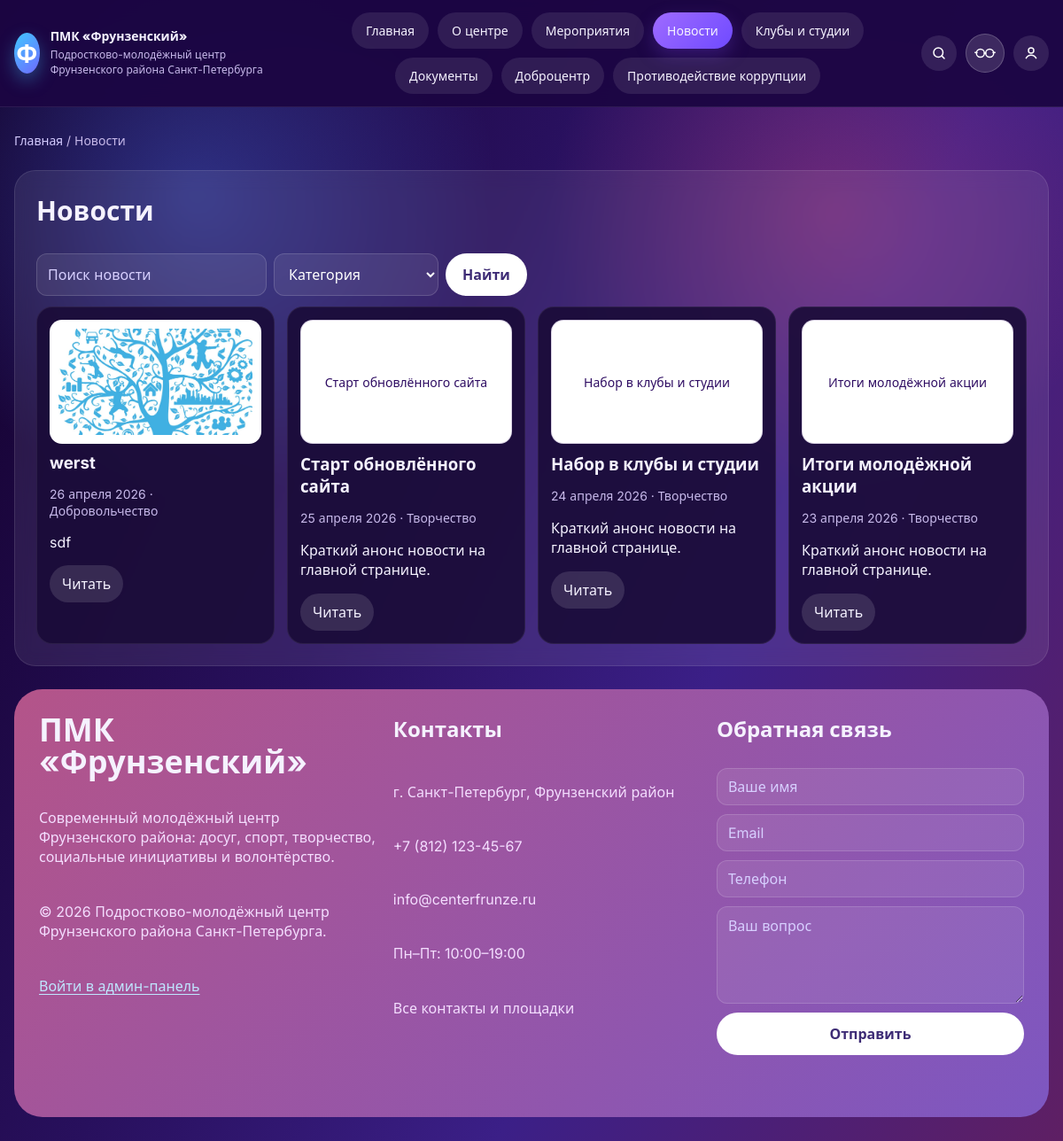
Page /news/ on the committed database.
### apps/news/models.py (models this page shows, shortened)
class News(TimeStampedModel):
    title = models.CharField("Заголовок", max_length=255)
    slug = models.SlugField("URL-адрес", max_length=255, unique=True, blank=True, allow_unicode=True)
    short_description = models.TextField("Анонс", max_length=500, blank=True)
    content = models.TextField("Текст новости")
    preview_image = models.ImageField("Превью", upload_to="news/previews/%Y/%m/", blank=True, null=True)
    direction = models.ForeignKey(
        "core.Direction",
        verbose_name="Направление",
        on_delete=models.SET_NULL,
        null=True,
        blank=True,
        related_name="news",
    )
    author = models.ForeignKey(
        settings.AUTH_USER_MODEL,
        verbose_name="Автор",
        on_delete=models.SET_NULL,
        null=True,
        blank=True,
        related_name="news_items",
    )
    status = models.CharField("Статус", max_length=20, choices=PublishStatus.choices, default=PublishStatus.DRAFT)
    is_main = models.BooleanField("Показывать на главной", default=False)
    published_at = models.DateTimeField("Дата публикации", null=True, blank=True)
    class Meta:
        ordering = ["-published_at", "-created_at"]
        verbose_name = "Новость"
        verbose_name_plural = "Новости"
        indexes = [
            models.Index(fields=["status", "published_at"]),
            models.Index(fields=["is_main"]),
        ]
    def get_absolute_url(self):
        return reverse("pages:news_detail", kwargs={"slug": self.slug})

### apps/core/models.py (models this page shows, shortened)
class TimeStampedModel(models.Model):
    created_at = models.DateTimeField("Дата создания", auto_now_add=True)
    updated_at = models.DateTimeField("Дата обновления", auto_now=True)
    class Meta:
        abstract = True

class Direction(TimeStampedModel):
    title = models.CharField("Название", max_length=255, unique=True)
    slug = models.SlugField("URL-адрес", max_length=255, unique=True, blank=True, allow_unicode=True)
    description = models.TextField("Описание", blank=True)
    is_active = models.BooleanField("Активно", default=True)
    class Meta:
        ordering = ["title"]
        verbose_name = "Направление"
        verbose_name_plural = "Направления"

### apps/pages/views.py (the view)
# urls.py: path("news/", views.news_list, name="news-list"),
def news_list(request):
    queryset = _published_news()
    q = request.GET.get("q", "").strip()
    direction = request.GET.get("direction", "").strip()
    if q:
        queryset = queryset.filter(Q(title__icontains=q) | Q(short_description__icontains=q) | Q(content__icontains=q))
    if direction:
        queryset = queryset.filter(direction__slug=direction)
    context = {
        "page_obj": _paginate(request, queryset, 9),
        "directions": Direction.objects.filter(is_active=True),
        "selected_direction": direction,
        "q": q,
    }
    return render(request, "site/news_list.html", context)

### apps/pages/views.py (called while the page is built)
def _published_news():
    return News.objects.filter(status=PublishStatus.PUBLISHED).select_related("direction", "author")

def _paginate(request, queryset, per_page=9):
    paginator = Paginator(queryset, per_page)
    return paginator.get_page(request.GET.get("page"))

### templates/site/news_list.html (shortened to what this page needs)
{% extends "site/base.html" %}
{% block content %}
<p class="breadcrumbs"><a href="{% url 'pages:home' %}">Главная</a> / Новости</p>
<section class="section">
  <div class="section-head"><h1 class="section-title">Новости</h1></div>
  <form class="filters" method="get">
    <input data-search-control name="q" value="{{ q }}" placeholder="Поиск новости">
    <select name="direction" data-filter-control="category"><option value="">Категория</option></select>
    <button class="btn btn-primary" type="submit">Найти</button>
  </form>
  <div class="cards" data-list-root>
    {% for item in page_obj %}
      <article class="card" data-item data-category="{% if item.direction %}{{ item.direction.slug }} {{ item.direction.title|lower }}{% endif %}" data-search="{{ item.title }} {{ item.short_description }} {{ item.content }}">
        {% include "site/includes/card_image.html" with image=item.preview_image alt=item.title fallback=item.title %}
        <h3>{{ item.title }}</h3>
        <p class="meta">{{ item.published_at|date:"d E Y" }}{% if item.direction %} · {{ item.direction.title }}{% endif %}</p>
        <p>{{ item.short_description|default:item.content|truncatechars:150 }}</p>
        <a class="pill-link" href="{{ item.get_absolute_url }}">Читать</a>
      </article>
    {% empty %}
      <article class="card"><h3>Новости не найдены</h3><p class="meta">Добавьте опубликованные новости через админку.</p></article>
    {% endfor %}
  </div>
</section>
{% endblock %}

### templates/site/includes/card_image.html
{% if image %}<img class="card-media" src="{{ image.url }}" alt="{{ alt }}">{% else %}<div class="card-media photo-placeholder" role="img" aria-label="{{ alt }}">{{ fallback }}</div>{% endif %}

### static/frunz/style.css (style rules this page uses)
:root { --bg: #170735; --bg-2: #291056; --surface: rgba(255, 255, 255, 0.08); --surface-strong: rgba(163, 108, 255, 0.24); --text: #f5f2ff; --muted: #c7b9ea; --accent: #9f6bff; --accent-2: #48b6ff; --ok: #59e1a8; --warn: #ffd166; --danger: #ff7a9f; --radius-xl: 32px; --radius-lg: 24px; --radius-md: 16px; --radius-sm: 12px; --shadow: 0 18px 44px rgba(8, 3, 20, 0.35); --container: 1240px; }
* { box-sizing: border-box; }
html, body { margin: 0; padding: 0; }
body { font-family: "Inter", system-ui, sans-serif; color: var(--text); background: radial-gradient(circle at 220px 220px, rgba(79, 124, 255, 0.35), rgba(79, 124, 255, 0) 340px), radial-gradient(circle at calc(100% - 260px) 240px, rgba(255, 79, 116, 0.28), rgba(255, 79, 116, 0) 320px), linear-gradient(115deg, #120029 0%, #28105d 38%, #3b1f87 64%, #5f1f63 100%); min-height: 100vh; }
a { color: inherit; text-decoration: none; }
img { max-width: 100%; display: block; }
button, input, select, textarea { font: inherit; }
.btn { padding: 12px 18px; border-radius: 999px; border: 1px solid transparent; font-weight: 700; }
.btn-primary { background: #fff; color: #3d2b75; }
.section { margin-top: 24px; padding: 24px; border-radius: var(--radius-lg); background: var(--surface); border: 1px solid rgba(255,255,255,.1); backdrop-filter: blur(10px); }
.section-title { margin: 0 0 14px; font-size: 30px; }
.section-head { display:flex; justify-content: space-between; gap: 16px; align-items: center; margin-bottom: 14px; flex-wrap: wrap; }
.pill-link { padding: 10px 14px; border-radius: 999px; background: rgba(255,255,255,.12); }
.cards { display: grid; grid-template-columns: repeat(auto-fit, minmax(230px,1fr)); gap: 14px; }
.card { border-radius: 18px; background: rgba(26, 12, 56, 0.9); border: 1px solid rgba(255,255,255,.08); padding: 14px; }
.card-media { border-radius: 14px; margin-bottom: 10px; height: 140px; width: 100%; object-fit: cover; background: #fff; color: #2f0d63; display: flex; align-items: center; justify-content: center; text-align: center; padding: 10px; font-size: 14px; }
.photo-placeholder { border: 1px solid rgba(64, 32, 118, 0.2); }
.card h3 { margin: 0 0 8px; }
.meta { color: var(--muted); font-size: 14px; }
.filters { display: flex; gap: 8px; flex-wrap: wrap; margin-bottom: 12px; }
.filters select, .filters input, .form-field { border: 1px solid rgba(255,255,255,.15); border-radius: 12px; background: rgba(255,255,255,.08); color: #fff; padding: 10px 12px; }
.filters select option { background: #ffffff; color: #1a1035; }
.filters input::placeholder, .form-field::placeholder { color: #d7cfff; }
.breadcrumbs { margin: 0 0 14px; color: var(--muted); font-size: 14px; }
.breadcrumbs a { color: #d4cbff; }
.card a.pill-link, .card .pill-link { display: inline-flex; width: fit-content; }

### rows in the picture
News: title "werst", published_at "26 апреля 2026", direction "Добровольчество", short_description "sdf"
News: title "Старт обновлённого сайта", published_at "25 апреля 2026", direction "Творчество", short_description "Краткий анонс новости на главной странице."
News: title "Набор в клубы и студии", published_at "24 апреля 2026", direction "Творчество", short_description "Краткий анонс новости на главной странице."
News: title "Итоги молодёжной акции", published_at "23 апреля 2026", direction "Творчество", short_description "Краткий анонс новости на главной странице."
